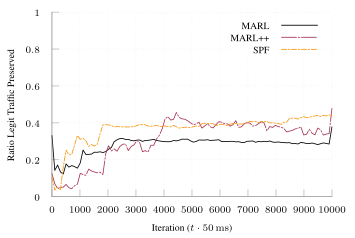

Generate this figure with gnuplot:
set terminal tikz standalone color size 9cm,6cm font '\scriptsize' preamble '\usepackage{microtype} \usepackage{times} \usepackage[T1]{fontenc} \usepackage{siunitx}\sisetup{detect-all}'
set output "tcp-16.tex"

load "inferno.pal"

set style line 102 lc rgb '#a0a0a0' lt 1 lw 1
set border ls 102
set colorbox border 102
set key textcolor rgb "black"
set tics textcolor rgb "black"
set label textcolor rgb "black"

set border 3
set grid x y
set xtics nomirror
set ytics nomirror

#set key autotitle columnhead
set datafile separator ","

set xlabel "Iteration ($t \\cdot{} \\SI{50}{\\milli\\second}$)"
set ylabel "Ratio Legit Traffic Preserved"

set yrange [0.0:1.0]
set key inside top right

plot '../results/online-16-avg-ng.csv' u 1:3 w lines smooth sbezier title "MARL" dt 1, \
     '../results/m-tcp-natural-16' u 1:3 w lines smooth sbezier title "MARL++" ls 5 dt (18,2,2,2), \
     '../results/spf-tcp-natural-16' u 1:3 w lines smooth sbezier title "SPF" ls 7 dt (6,2,2,2), \
#     '../results/tcp-combo-channel-16-avg.csv' u 1:3 w lines smooth sbezier title "MARL++ (Pretrain)" ls 6 dt (18,2), \
#     '../results/tcp-combo-16-avg.csv' u 1:3 w lines smooth sbezier title "MARL++ (Weird Pretrain)" ls 7 dt (6,2), \
